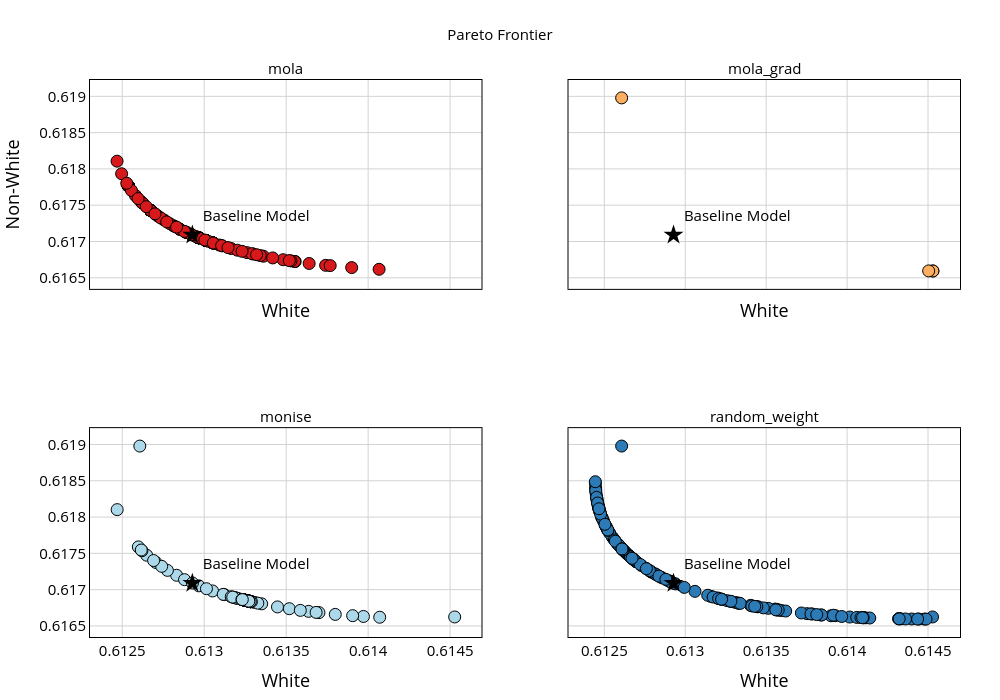

Here is the notebook cell this chart was saved with:
### Code cell
pareto_dict = {
        method: res["objectives"]
        for method, res in results.items()
        if "objectives" in res
    }

hypervolumes_dict = {
        method: res["hypervolume"]
        for method, res in results.items()
        if "hypervolume" in res
    }

#colors_pareto = ['#FF5C8D', '#FF5C8D', '#FF5C8D']
#colors_hv = ['#FF5C8D', '#FF5C8D', '#4BD6A0', '#9D5CFF']
#olors_hv = ['#e66101', '#fdb863', '#b2abd2', '#5e3c99']
#colors_hv = ['#ca0020', '#f4a582', '#92c5de', '#0571b0']
colors_hv = ['#d7191c', '#fdae61', '#abd9e9', '#2c7bb6']

title = ""
axes_label = ["White", "Non-White"]

plot_pareto(methods=pareto_dict,
            labels=axes_label, 
            # title=title,
            point=equal.objs,
            color=colors_hv,
            fontsize=23,
            figsize=(10,7),
            save_path='images/2_objs_methods.pdf'
            )

plot_pareto_plotly(methods=pareto_dict,
            labels=axes_label, 
            # title=title,
            point=equal.objs,
            color=colors_hv,
            fontsize=15,
            figsize=(10,7),
            save_path='images/2_objs_methods_plotly.pdf'
            )
plot_multiple_hypervolumes(methods_hv=hypervolumes_dict)

### Figure 1 — Plotly figure (JSON) as saved in the notebook; plotly's stock layout.template omitted (floating-point values rounded to 4 significant figures; data arrays with more than 128 entries replaced by an {"elided": "..."} marker saying what was removed)
{"data": [{"marker": {"color": "#d7191c", "line": {"color": "black", "width": 1}, "size": 12}, "mode": "markers", "type": "scatter", "x": {"elided": "142 float values"}, "xaxis": "x", "y": {"elided": "142 float values"}, "yaxis": "y"}, {"marker": {"color": "black", "size": 15, "symbol": "star"}, "mode": "markers+text", "name": "Baseline Model", "text": ["Baseline Model"], "textposition": "top right", "type": "scatter", "x": [0.6129], "xaxis": "x", "y": [0.6171], "yaxis": "y"}, {"marker": {"color": "#fdae61", "line": {"color": "black", "width": 1}, "size": 12}, "mode": "markers", "type": "scatter", "x": [0.6145, 0.6145, 0.6145, 0.6126], "xaxis": "x2", "y": [0.6166, 0.6166, 0.6166, 0.619], "yaxis": "y2"}, {"marker": {"color": "black", "size": 15, "symbol": "star"}, "mode": "markers+text", "name": "Baseline Model", "text": ["Baseline Model"], "textposition": "top right", "type": "scatter", "x": [0.6129], "xaxis": "x2", "y": [0.6171], "yaxis": "y2"}, {"marker": {"color": "#abd9e9", "line": {"color": "black", "width": 1}, "size": 12}, "mode": "markers", "type": "scatter", "x": {"elided": "150 float values"}, "xaxis": "x3", "y": {"elided": "150 float values"}, "yaxis": "y3"}, {"marker": {"color": "black", "size": 15, "symbol": "star"}, "mode": "markers+text", "name": "Baseline Model", "text": ["Baseline Model"], "textposition": "top right", "type": "scatter", "x": [0.6129], "xaxis": "x3", "y": [0.6171], "yaxis": "y3"}, {"marker": {"color": "#2c7bb6", "line": {"color": "black", "width": 1}, "size": 12}, "mode": "markers", "type": "scatter", "x": {"elided": "150 float values"}, "xaxis": "x4", "y": {"elided": "150 float values"}, "yaxis": "y4"}, {"marker": {"color": "black", "size": 15, "symbol": "star"}, "mode": "markers+text", "name": "Baseline Model", "text": ["Baseline Model"], "textposition": "top right", "type": "scatter", "x": [0.6129], "xaxis": "x4", "y": [0.6171], "yaxis": "y4"}], "layout": {"annotations": [{"font": {"color": "black", "size": 15}, "showarrow": false, "text": "mola", "x": 0.225, "xanchor": "center", "xref": "paper", "y": 1, "yanchor": "bottom", "yref": "paper"}, {"font": {"color": "black", "size": 15}, "showarrow": false, "text": "mola_grad", "x": 0.775, "xanchor": "center", "xref": "paper", "y": 1, "yanchor": "bottom", "yref": "paper"}, {"font": {"color": "black", "size": 15}, "showarrow": false, "text": "monise", "x": 0.225, "xanchor": "center", "xref": "paper", "y": 0.375, "yanchor": "bottom", "yref": "paper"}, {"font": {"color": "black", "size": 15}, "showarrow": false, "text": "random_weight", "x": 0.775, "xanchor": "center", "xref": "paper", "y": 0.375, "yanchor": "bottom", "yref": "paper"}], "font": {"color": "black", "size": 15}, "height": 700, "margin": {"b": 60, "l": 60, "r": 40, "t": 80}, "paper_bgcolor": "white", "plot_bgcolor": "white", "showlegend": false, "title": {"font": {"size": 15}, "text": "Pareto Frontier", "x": 0.5, "xanchor": "center"}, "width": 1000, "xaxis": {"anchor": "y", "domain": [0, 0.45], "gridcolor": "lightgray", "gridwidth": 1, "linecolor": "black", "linewidth": 1, "matches": "x3", "mirror": true, "showgrid": true, "showline": true, "showticklabels": false, "title": {"text": "White"}, "zeroline": false}, "xaxis2": {"anchor": "y2", "domain": [0.55, 1], "gridcolor": "lightgray", "gridwidth": 1, "linecolor": "black", "linewidth": 1, "matches": "x4", "mirror": true, "showgrid": true, "showline": true, "showticklabels": false, "title": {"text": "White"}, "zeroline": false}, "xaxis3": {"anchor": "y3", "domain": [0, 0.45], "gridcolor": "lightgray", "gridwidth": 1, "linecolor": "black", "linewidth": 1, "mirror": true, "showgrid": true, "showline": true, "title": {"text": "White"}, "zeroline": false}, "xaxis4": {"anchor": "y4", "domain": [0.55, 1], "gridcolor": "lightgray", "gridwidth": 1, "linecolor": "black", "linewidth": 1, "mirror": true, "showgrid": true, "showline": true, "title": {"text": "White"}, "zeroline": false}, "yaxis": {"anchor": "x", "domain": [0.625, 1], "gridcolor": "lightgray", "gridwidth": 1, "linecolor": "black", "linewidth": 1, "mirror": true, "showgrid": true, "showline": true, "title": {"text": "Non-White"}, "zeroline": false}, "yaxis2": {"anchor": "x2", "domain": [0.625, 1], "gridcolor": "lightgray", "gridwidth": 1, "linecolor": "black", "linewidth": 1, "matches": "y", "mirror": true, "showgrid": true, "showline": true, "showticklabels": false, "zeroline": false}, "yaxis3": {"anchor": "x3", "domain": [0, 0.375], "gridcolor": "lightgray", "gridwidth": 1, "linecolor": "black", "linewidth": 1, "mirror": true, "showgrid": true, "showline": true, "zeroline": false}, "yaxis4": {"anchor": "x4", "domain": [0, 0.375], "gridcolor": "lightgray", "gridwidth": 1, "linecolor": "black", "linewidth": 1, "matches": "y3", "mirror": true, "showgrid": true, "showline": true, "showticklabels": false, "zeroline": false}}}
